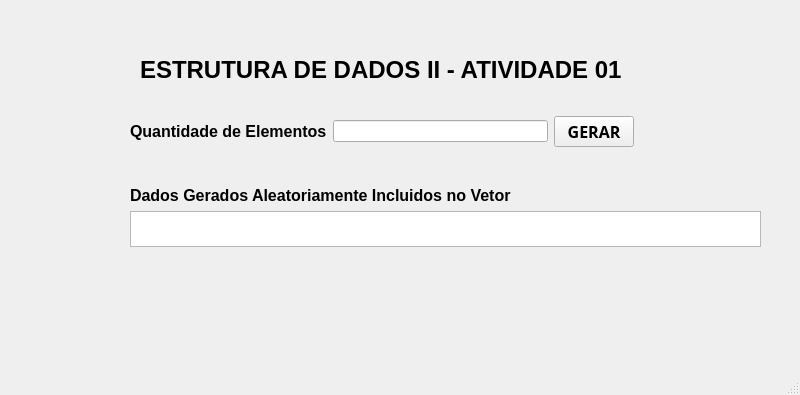
<?xml version="1.0" encoding="UTF-8"?>
<ui version="4.0">
 <class>MainWindow</class>
 <widget class="QMainWindow" name="MainWindow">
  <property name="geometry">
   <rect>
    <x>0</x>
    <y>0</y>
    <width>800</width>
    <height>395</height>
   </rect>
  </property>
  <property name="windowTitle">
   <string>MainWindow</string>
  </property>
  <widget class="QWidget" name="centralwidget">
   <widget class="QLabel" name="label_4">
    <property name="geometry">
     <rect>
      <x>30</x>
      <y>60</y>
      <width>81</width>
      <height>131</height>
     </rect>
    </property>
    <property name="text">
     <string/>
    </property>
    <property name="pixmap">
     <pixmap resource="Recursos.qrc">:/new/prefix1/Imagem/5381b99b-744e-4884-991c-aff57dbb6a9a.jpeg</pixmap>
    </property>
    <property name="scaledContents">
     <bool>true</bool>
    </property>
   </widget>
   <widget class="QWidget" name="layoutWidget">
    <property name="geometry">
     <rect>
      <x>130</x>
      <y>110</y>
      <width>504</width>
      <height>43</height>
     </rect>
    </property>
    <layout class="QHBoxLayout" name="horizontalLayout">
     <item>
      <widget class="QLabel" name="label_2">
       <property name="text">
        <string>&lt;html&gt;&lt;head/&gt;&lt;body&gt;&lt;p&gt;&lt;span style=&quot; font-size:12pt; font-weight:700;&quot;&gt;Quantidade de Elementos&lt;/span&gt;&lt;/p&gt;&lt;/body&gt;&lt;/html&gt;</string>
       </property>
      </widget>
     </item>
     <item>
      <widget class="QLineEdit" name="lineEditQuantElementos"/>
     </item>
     <item>
      <widget class="QPushButton" name="pushButtonGerar">
       <property name="font">
        <font>
         <family>Umpush</family>
         <pointsize>12</pointsize>
         <bold>true</bold>
        </font>
       </property>
       <property name="text">
        <string>GERAR</string>
       </property>
      </widget>
     </item>
    </layout>
   </widget>
   <widget class="QWidget" name="layoutWidget_2">
    <property name="geometry">
     <rect>
      <x>130</x>
      <y>186</y>
      <width>631</width>
      <height>61</height>
     </rect>
    </property>
    <layout class="QVBoxLayout" name="verticalLayout">
     <item>
      <widget class="QLabel" name="label_3">
       <property name="text">
        <string>&lt;html&gt;&lt;head/&gt;&lt;body&gt;&lt;p&gt;&lt;span style=&quot; font-size:12pt; font-weight:700;&quot;&gt;Dados Gerados Aleatoriamente Incluidos no Vetor&lt;/span&gt;&lt;/p&gt;&lt;/body&gt;&lt;/html&gt;</string>
       </property>
      </widget>
     </item>
     <item>
      <widget class="QTextEdit" name="textEditSaida">
       <property name="readOnly">
        <bool>true</bool>
       </property>
      </widget>
     </item>
    </layout>
   </widget>
   <widget class="QLabel" name="label">
    <property name="geometry">
     <rect>
      <x>140</x>
      <y>30</y>
      <width>501</width>
      <height>81</height>
     </rect>
    </property>
    <property name="text">
     <string>&lt;html&gt;&lt;head/&gt;&lt;body&gt;&lt;p&gt;&lt;span style=&quot; font-size:18pt; font-weight:700;&quot;&gt;ESTRUTURA DE DADOS II - ATIVIDADE 01&lt;/span&gt;&lt;/p&gt;&lt;/body&gt;&lt;/html&gt;</string>
    </property>
   </widget>
  </widget>
  <widget class="QMenuBar" name="menubar">
   <property name="geometry">
    <rect>
     <x>0</x>
     <y>0</y>
     <width>800</width>
     <height>21</height>
    </rect>
   </property>
  </widget>
  <widget class="QStatusBar" name="statusbar"/>
 </widget>
 <resources>
  <include location="Recursos.qrc"/>
 </resources>
 <connections/>
</ui>
